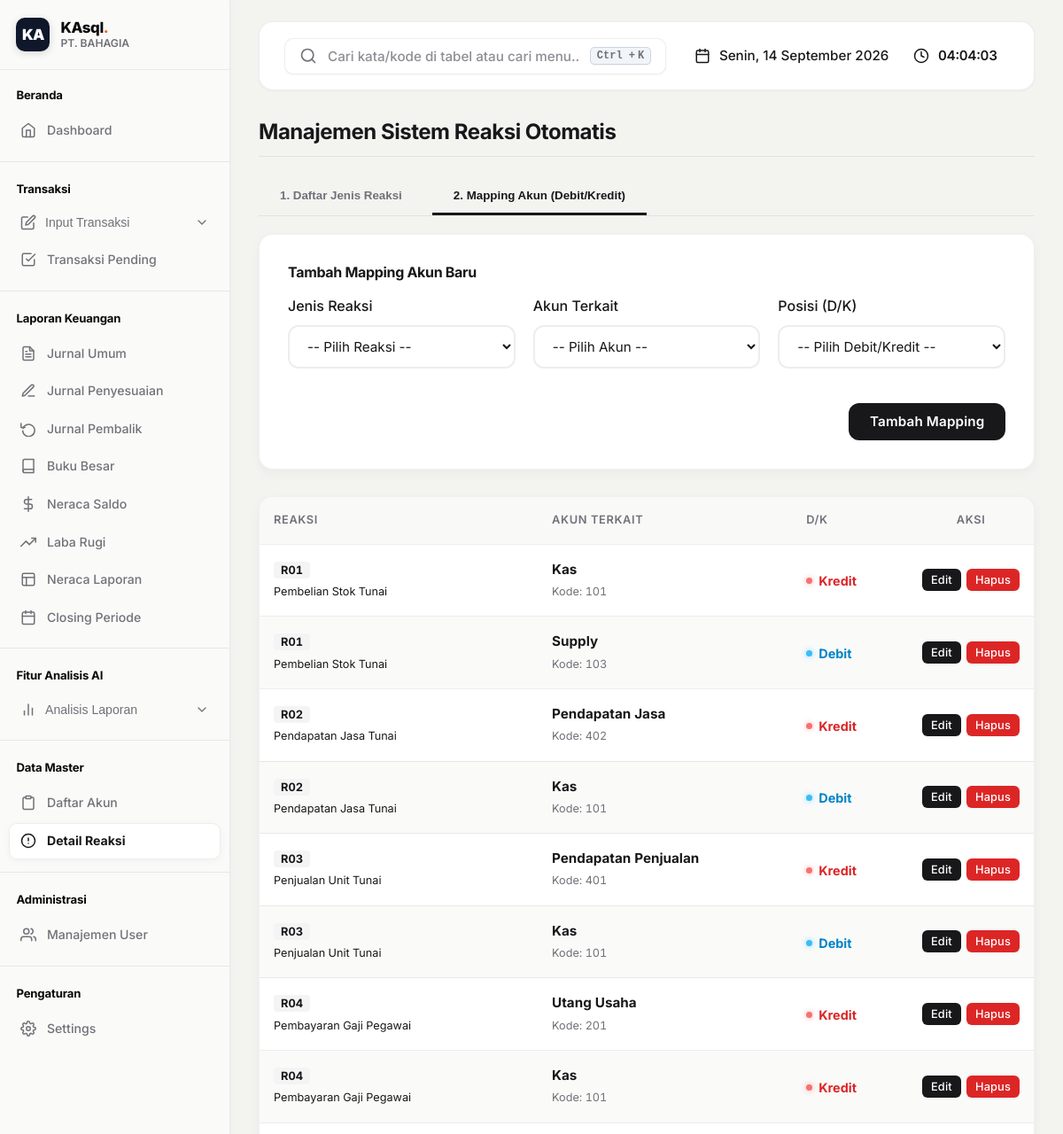
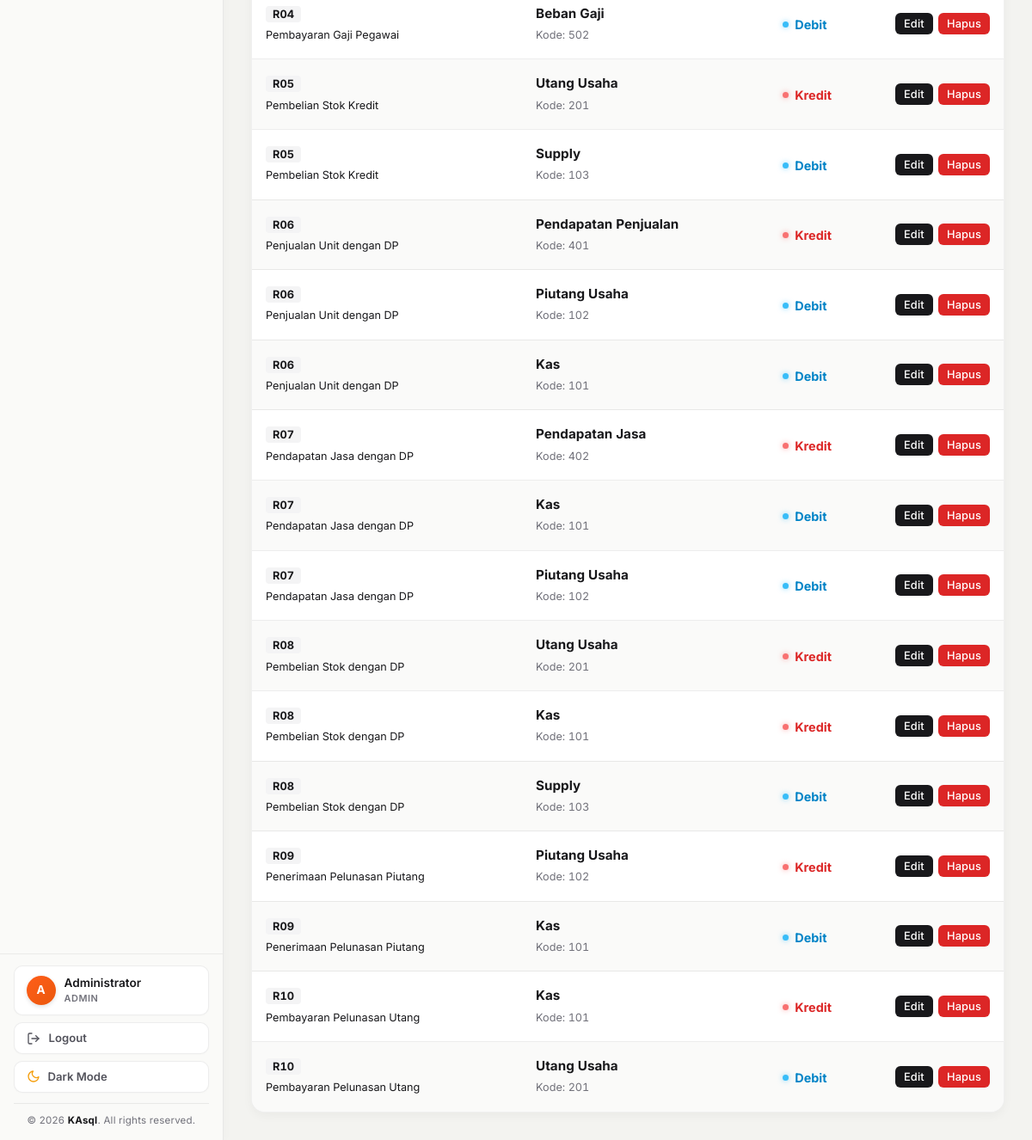
/master/reaksi (signed in), run on the app's committed database (2 pictures, top to bottom).
### tables this page shows
CREATE TABLE `detail_reaksi` (
  `id_detail_reaksi` int NOT NULL AUTO_INCREMENT,
  `id_reaksi` varchar(10) DEFAULT NULL,
  `kode_akun` varchar(10) DEFAULT NULL,
  `dk` varchar(10) NOT NULL,
  PRIMARY KEY (`id_detail_reaksi`),
  KEY `id_reaksi` (`id_reaksi`),
  KEY `kode_akun` (`kode_akun`),
  CONSTRAINT `detail_reaksi_ibfk_1` FOREIGN KEY (`id_reaksi`) REFERENCES `reaksi` (`id_reaksi`) ON DELETE CASCADE,
  CONSTRAINT `detail_reaksi_ibfk_2` FOREIGN KEY (`kode_akun`) REFERENCES `akun` (`kode_akun`) ON DELETE CASCADE
);

CREATE TABLE `reaksi` (
  `id_reaksi` varchar(10) NOT NULL,
  `nama_reaksi` varchar(100) NOT NULL,
  PRIMARY KEY (`id_reaksi`)
);

CREATE TABLE `akun` (
  `kode_akun` varchar(10) NOT NULL,
  `akun` varchar(50) NOT NULL,
  `aktiva_pasiva` enum('A','P') DEFAULT NULL,
  `kategori_neraca` varchar(50) DEFAULT NULL,
  PRIMARY KEY (`kode_akun`)
);

### app/controllers/Master.php (called while the page is built, shortened)
<?php
class Master extends Controller {
    public function reaksi() {
        $db = new Database();
        $conn = $db->getConnection();
        $action = $_GET['action'] ?? '';
        $error = '';
        $success = '';
        $active_tab = $_GET['tab'] ?? 'detail';
        $reaksi_list = [];
        $r_res = $conn->query("SELECT * FROM reaksi ORDER BY id_reaksi ASC");
        if ($r_res) { while($row = $r_res->fetch_assoc()) { $reaksi_list[] = $row; } }
        $akun_list = [];
        $a_res = $conn->query("SELECT * FROM akun ORDER BY kode_akun ASC");
        if ($a_res) { while($row = $a_res->fetch_assoc()) { $akun_list[] = $row; } }
        $edit_reaksi = null;
        $edit_detail = null;
        $sql_table = "
            SELECT dr.id_detail_reaksi, dr.dk, r.nama_reaksi, r.id_reaksi, a.akun as nama_akun, dr.kode_akun
            FROM detail_reaksi dr
            LEFT JOIN reaksi r ON dr.id_reaksi = r.id_reaksi
            LEFT JOIN akun a ON dr.kode_akun = a.kode_akun
            ORDER BY dr.id_reaksi ASC, dr.dk DESC
        ";
        $mapping_list = [];
        $mapping_result = $conn->query($sql_table);
        if ($mapping_result) {
            while($row = $mapping_result->fetch_assoc()) {
                $mapping_list[] = $row;
            }
        }
        $data = [
            'title' => 'Manajemen Reaksi & Detail',
            'action' => $action,
            'active_tab' => $active_tab,
            'success' => $success,
            'error' => $error,
            'reaksi_list' => $reaksi_list,
            'akun_list' => $akun_list,
            'edit_reaksi' => $edit_reaksi,
            'edit_detail' => $edit_detail,
            'mapping_list' => $mapping_list
        ];
        $this->view('master/reaksi', $data);
    }
}

### core/App.php (called while the page is built, shortened)
<?php
class App {
    protected $method = 'index';
    protected $params = [];
    public function __construct() {
        $url = $this->parseUrl();
        if (isset($url[0])) {
            $controllerName = ucfirst($url[0]);
            if (file_exists(__DIR__ . '/../app/controllers/' . $controllerName . '.php')) {
                unset($url[0]);
            }
        }
        $this->controller = new $this->controller;
        if (isset($url[1])) {
            if (method_exists($this->controller, $url[1])) {
                $this->method = $url[1];
            }
        }
        call_user_func_array([$this->controller, $this->method], $this->params);
    }
    public function parseUrl() {
        if (isset($_GET['url'])) {
            $url = rtrim($_GET['url'], '/');
            $url = filter_var($url, FILTER_SANITIZE_URL);
            $url = explode('/', $url);
            return $url;
        }
        return [];
    }
}

### index.php (called while the page is built, shortened)
<?php
$app = new App();

### app/views/master/reaksi.php (the view, shortened to what this page needs)
<!DOCTYPE html>
<html lang="id">
<head>
    <link rel="stylesheet" href="<?= BASE_URL ?>/public/css/style.css?v=<?= time() ?>">
</head>
<body>
<?php include __DIR__ . '/../layout/sidebar.php'; ?>
<div class="main-content">
    <?php include __DIR__ . '/../layout/header.php'; ?>
<div class="container">
    <div style="border-bottom: 1px solid var(--border-color); padding-bottom: 12px; margin-bottom: 24px;">
        <h2 style="margin: 0; color: var(--text-main); font-weight: 700;">Manajemen Sistem Reaksi Otomatis</h2>
    </div>
    <div class="tabs">
        <button class="tab-btn <?= $data['active_tab'] == 'reaksi' ? 'active' : '' ?>" onclick="openTab('reaksi')">1. Daftar Jenis Reaksi</button>
        <button class="tab-btn <?= $data['active_tab'] == 'detail' ? 'active' : '' ?>" onclick="openTab('detail')">2. Mapping Akun (Debit/Kredit)</button>
    </div>
    <div id="tab-detail" class="tab-content <?= $data['active_tab'] == 'detail' ? 'active' : '' ?>">
        <div class="card" style="margin-bottom: 30px;">
            <h4 style="margin-top: 0;"><?= $data['edit_detail'] ? 'Edit Mapping Akun' : 'Tambah Mapping Akun Baru' ?></h4>
            <form method="POST" action="<?= BASE_URL ?>/master/reaksi?tab=detail">
                <div style="display: grid; grid-template-columns: 1fr 1fr 1fr; gap: 20px;">
                    <div class="form-group">
                        <label class="form-label">Jenis Reaksi</label>
                        <select name="id_reaksi" class="form-control" required>
                            <option value="">-- Pilih Reaksi --</option>
                        </select>
                    </div>
                    <div class="form-group">
                        <label class="form-label">Akun Terkait</label>
                        <select name="kode_akun" class="form-control" required>
                            <option value="">-- Pilih Akun --</option>
                        </select>
                    </div>
                    <div class="form-group">
                        <label class="form-label">Posisi (D/K)</label>
                        <select name="dk" class="form-control" required>
                            <option value="">-- Pilih Debit/Kredit --</option>
                        </select>
                    </div>
                </div>
                <div style="margin-top: 15px; text-align: right;">
                    <button type="submit" class="btn btn-primary"><?= $data['edit_detail'] ? 'Simpan Perubahan' : 'Tambah Mapping' ?></button>
                </div>
            </form>
        </div>
        <div class="table-container">
            <table class="table">
                <thead>
                    <tr>
                        <th>Reaksi</th>
                        <th>Akun Terkait</th>
                        <th style="width: 15%;">D/K</th>
                        <th style="width: 15%; text-align: center;">Aksi</th>
                    </tr>
                </thead>
                <tbody>
                    <?php foreach($data['mapping_list'] as $row): ?>
                        <tr>
                            <td>
                                <span class="reaksi-badge"><?= htmlspecialchars($row['id_reaksi']) ?></span><br>
                                <small><?= htmlspecialchars($row['nama_reaksi'] ?? '???') ?></small>
                            </td>
                            <td>
                                <strong><?= htmlspecialchars($row['nama_akun'] ?? '???') ?></strong><br>
                                <small style="color: var(--text-muted);">Kode: <?= htmlspecialchars($row['kode_akun']) ?></small>
                            </td>
                            <td>
                                <?php if(strtolower($row['dk']) == 'debit'): ?>
                                    <span class="badge-dk badge-dk-debit"><span class="dk-dot debit"></span>Debit</span>
                                <?php else: ?>
                                    <span class="badge-dk badge-dk-kredit"><span class="dk-dot kredit"></span>Kredit</span>
                                <?php endif; ?>
                            </td>
                            <td style="text-align: center;">
                                <div class="action-btn-group">
                                    <a href="<?= BASE_URL ?>/master/reaksi?action=edit&id=<?= urlencode($row['id_detail_reaksi']) ?>&tab=detail" class="btn btn-accent" style="padding: 5px 10px; font-size: 0.8rem;">Edit</a>
                                    <form method="POST" action="<?= BASE_URL ?>/master/reaksi?tab=detail" style="display: inline;" onsubmit="return confirm('Hapus mapping ini?')">
                                        <button type="submit" class="btn btn-danger" style="padding: 5px 10px; font-size: 0.8rem; cursor: pointer;">Hapus</button>
                                    </form>
                                </div>
                            </td>
                        </tr>
                    <?php endforeach; ?>
                </tbody>
            </table>
        </div>
    </div>
</div>
</div>
</body>
</html>

### app/views/master/reaksi.php (style rules this page uses)
.tabs { display: flex; gap: 10px; margin-bottom: 20px; border-bottom: 1px solid var(--border-color); padding-bottom: 0; }
.tab-btn { padding: 12px 24px; border: none; background: none; cursor: pointer; font-weight: 600; color: var(--text-muted); border-bottom: 3px solid transparent; transition: all 0.3s; }
.tab-btn.active { color: var(--primary-color); border-bottom-color: var(--primary-color); }
.tab-content { display: none; animation: fadeIn 0.4s ease; }
.tab-content.active { display: block; }
.reaksi-badge { background: var(--primary-light); color: var(--primary-color); padding: 2px 8px; border-radius: 4px; font-size: 0.8rem; font-weight: 700; }
.table td { vertical-align: middle; }
.action-btn-group { display: inline-flex; align-items: center; justify-content: center; gap: 6px; }
.action-btn-group a, .action-btn-group button { color: #ffffff !important; font-weight: 500 !important; border-radius: 6px !important; }
.badge-dk { display: inline-flex; align-items: center; gap: 7px; font-weight: 700; font-size: 0.9rem; }
.dk-dot { width: 7px; height: 7px; border-radius: 50%; display: inline-block; flex-shrink: 0; }
.badge-dk-debit { color: #0284c7; }
.dk-dot.debit { background: #38bdf8; box-shadow: 0 0 6px rgba(56, 189, 248, 0.6); }
.badge-dk-kredit { color: #dc2626; }
.dk-dot.kredit { background: #f87171; box-shadow: 0 0 6px rgba(248, 113, 113, 0.6); }

### data on the page
detail_reaksi: id_reaksi.id_reaksi "R01", id_reaksi.nama_reaksi "Pembelian Stok Tunai", kode_akun.akun "Kas", kode_akun "101", dk "Kredit" (drawn)
detail_reaksi: id_reaksi.id_reaksi "R01", id_reaksi.nama_reaksi "Pembelian Stok Tunai", kode_akun.akun "Supply", kode_akun "103", dk "Debit" (drawn)
detail_reaksi: id_reaksi.id_reaksi "R02", id_reaksi.nama_reaksi "Pendapatan Jasa Tunai", kode_akun.akun "Pendapatan Jasa", kode_akun "402", dk "Kredit" (drawn)
detail_reaksi: id_reaksi.id_reaksi "R02", id_reaksi.nama_reaksi "Pendapatan Jasa Tunai", kode_akun.akun "Kas", kode_akun "101", dk "Debit" (drawn)
detail_reaksi: id_reaksi.id_reaksi "R03", id_reaksi.nama_reaksi "Penjualan Unit Tunai", kode_akun.akun "Pendapatan Penjualan", kode_akun "401", dk "Kredit" (drawn)
detail_reaksi: id_reaksi.id_reaksi "R03", id_reaksi.nama_reaksi "Penjualan Unit Tunai", kode_akun.akun "Kas", kode_akun "101", dk "Debit" (drawn)
detail_reaksi: id_reaksi.id_reaksi "R04", id_reaksi.nama_reaksi "Pembayaran Gaji Pegawai", kode_akun.akun "Utang Usaha", kode_akun "201", dk "Kredit" (drawn)
detail_reaksi: id_reaksi.id_reaksi "R04", id_reaksi.nama_reaksi "Pembayaran Gaji Pegawai", kode_akun.akun "Kas", kode_akun "101", dk "Kredit" (drawn)
detail_reaksi: id_reaksi.id_reaksi "R04", id_reaksi.nama_reaksi "Pembayaran Gaji Pegawai", kode_akun.akun "Beban Gaji", kode_akun "502", dk "Debit" (drawn)
detail_reaksi: id_reaksi.id_reaksi "R05", id_reaksi.nama_reaksi "Pembelian Stok Kredit", kode_akun.akun "Utang Usaha", kode_akun "201", dk "Kredit" (drawn)
detail_reaksi: id_reaksi.id_reaksi "R05", id_reaksi.nama_reaksi "Pembelian Stok Kredit", kode_akun.akun "Supply", kode_akun "103", dk "Debit" (drawn)
detail_reaksi: id_reaksi.id_reaksi "R06", id_reaksi.nama_reaksi "Penjualan Unit dengan DP", kode_akun.akun "Pendapatan Penjualan", kode_akun "401", dk "Kredit" (drawn)
detail_reaksi: id_reaksi.id_reaksi "R06", id_reaksi.nama_reaksi "Penjualan Unit dengan DP", kode_akun.akun "Piutang Usaha", kode_akun "102", dk "Debit" (drawn)
detail_reaksi: id_reaksi.id_reaksi "R06", id_reaksi.nama_reaksi "Penjualan Unit dengan DP", kode_akun.akun "Kas", kode_akun "101", dk "Debit" (drawn)
detail_reaksi: id_reaksi.id_reaksi "R07", id_reaksi.nama_reaksi "Pendapatan Jasa dengan DP", kode_akun.akun "Pendapatan Jasa", kode_akun "402", dk "Kredit" (drawn)
detail_reaksi: id_reaksi.id_reaksi "R07", id_reaksi.nama_reaksi "Pendapatan Jasa dengan DP", kode_akun.akun "Kas", kode_akun "101", dk "Debit" (drawn)
detail_reaksi: id_reaksi.id_reaksi "R07", id_reaksi.nama_reaksi "Pendapatan Jasa dengan DP", kode_akun.akun "Piutang Usaha", kode_akun "102", dk "Debit" (drawn)
detail_reaksi: id_reaksi.id_reaksi "R08", id_reaksi.nama_reaksi "Pembelian Stok dengan DP", kode_akun.akun "Utang Usaha", kode_akun "201", dk "Kredit" (drawn)
detail_reaksi: id_reaksi.id_reaksi "R08", id_reaksi.nama_reaksi "Pembelian Stok dengan DP", kode_akun.akun "Kas", kode_akun "101", dk "Kredit" (drawn)
detail_reaksi: id_reaksi.id_reaksi "R08", id_reaksi.nama_reaksi "Pembelian Stok dengan DP", kode_akun.akun "Supply", kode_akun "103", dk "Debit" (drawn)
detail_reaksi: id_reaksi.id_reaksi "R09", id_reaksi.nama_reaksi "Penerimaan Pelunasan Piutang", kode_akun.akun "Piutang Usaha", kode_akun "102", dk "Kredit" (drawn)
detail_reaksi: id_reaksi.id_reaksi "R09", id_reaksi.nama_reaksi "Penerimaan Pelunasan Piutang", kode_akun.akun "Kas", kode_akun "101", dk "Debit" (drawn)
detail_reaksi: id_reaksi.id_reaksi "R10", id_reaksi.nama_reaksi "Pembayaran Pelunasan Utang", kode_akun.akun "Kas", kode_akun "101", dk "Kredit" (drawn)
detail_reaksi: id_reaksi.id_reaksi "R10", id_reaksi.nama_reaksi "Pembayaran Pelunasan Utang", kode_akun.akun "Utang Usaha", kode_akun "201", dk "Debit" (drawn)

### other printed values
$current_nama_perusahaan "PT. BAHAGIA"
$user_initial "A"
$user_nama "Administrator"
$role_display "ADMIN"
